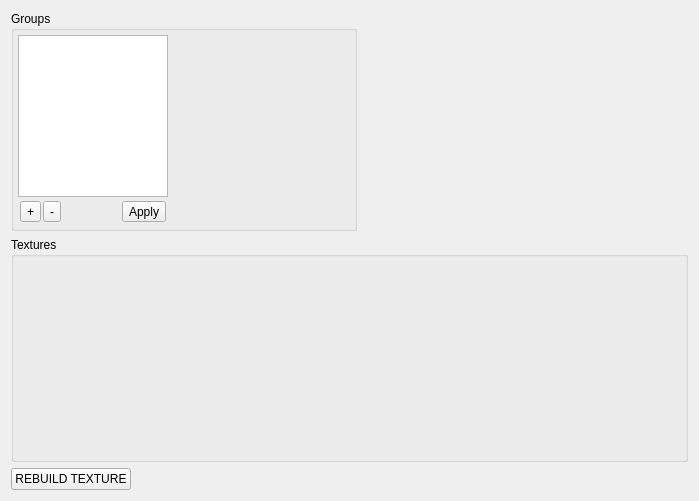
<?xml version="1.0" encoding="UTF-8"?>
<ui version="4.0">
 <class>Form</class>
 <widget class="QWidget" name="Form">
  <property name="geometry">
   <rect>
    <x>0</x>
    <y>0</y>
    <width>699</width>
    <height>501</height>
   </rect>
  </property>
  <property name="windowTitle">
   <string>Form</string>
  </property>
  <layout class="QVBoxLayout" name="verticalLayout_2">
   <item>
    <widget class="QWidget" name="panelMain" native="true">
     <property name="sizePolicy">
      <sizepolicy hsizetype="Preferred" vsizetype="Fixed">
       <horstretch>0</horstretch>
       <verstretch>0</verstretch>
      </sizepolicy>
     </property>
     <layout class="QHBoxLayout" name="horizontalLayout_3">
      <property name="margin">
       <number>0</number>
      </property>
      <item>
       <widget class="QGroupBox" name="groupBox">
        <property name="sizePolicy">
         <sizepolicy hsizetype="Fixed" vsizetype="Preferred">
          <horstretch>0</horstretch>
          <verstretch>0</verstretch>
         </sizepolicy>
        </property>
        <property name="minimumSize">
         <size>
          <width>0</width>
          <height>200</height>
         </size>
        </property>
        <property name="maximumSize">
         <size>
          <width>16777215</width>
          <height>220</height>
         </size>
        </property>
        <property name="title">
         <string>Groups</string>
        </property>
        <layout class="QHBoxLayout" name="horizontalLayout_2">
         <property name="spacing">
          <number>2</number>
         </property>
         <property name="margin">
          <number>2</number>
         </property>
         <item>
          <widget class="QWidget" name="panelProfileList" native="true">
           <property name="sizePolicy">
            <sizepolicy hsizetype="Fixed" vsizetype="Preferred">
             <horstretch>0</horstretch>
             <verstretch>0</verstretch>
            </sizepolicy>
           </property>
           <layout class="QVBoxLayout" name="verticalLayout">
            <property name="spacing">
             <number>2</number>
            </property>
            <property name="margin">
             <number>2</number>
            </property>
            <item>
             <widget class="QListWidget" name="listGroup">
              <property name="minimumSize">
               <size>
                <width>150</width>
                <height>0</height>
               </size>
              </property>
              <property name="maximumSize">
               <size>
                <width>150</width>
                <height>16777215</height>
               </size>
              </property>
             </widget>
            </item>
            <item>
             <widget class="QWidget" name="toolbarProfile" native="true">
              <layout class="QHBoxLayout" name="horizontalLayout">
               <property name="spacing">
                <number>2</number>
               </property>
               <property name="margin">
                <number>2</number>
               </property>
               <item>
                <widget class="QToolButton" name="buttonAddGroup">
                 <property name="text">
                  <string>+</string>
                 </property>
                </widget>
               </item>
               <item>
                <widget class="QToolButton" name="buttonRemoveGroup">
                 <property name="text">
                  <string>-</string>
                 </property>
                </widget>
               </item>
               <item>
                <spacer name="horizontalSpacer">
                 <property name="orientation">
                  <enum>Qt::Horizontal</enum>
                 </property>
                 <property name="sizeHint" stdset="0">
                  <size>
                   <width>40</width>
                   <height>20</height>
                  </size>
                 </property>
                </spacer>
               </item>
               <item>
                <widget class="QToolButton" name="buttonApplyGroup">
                 <property name="text">
                  <string>Apply</string>
                 </property>
                </widget>
               </item>
              </layout>
             </widget>
            </item>
           </layout>
          </widget>
         </item>
         <item>
          <widget class="QWidget" name="containerGroupProp" native="true">
           <property name="minimumSize">
            <size>
             <width>180</width>
             <height>0</height>
            </size>
           </property>
          </widget>
         </item>
        </layout>
       </widget>
      </item>
      <item>
       <spacer name="horizontalSpacer_2">
        <property name="orientation">
         <enum>Qt::Horizontal</enum>
        </property>
        <property name="sizeHint" stdset="0">
         <size>
          <width>40</width>
          <height>20</height>
         </size>
        </property>
       </spacer>
      </item>
     </layout>
    </widget>
   </item>
   <item>
    <widget class="QGroupBox" name="containerTextureTree">
     <property name="sizePolicy">
      <sizepolicy hsizetype="Preferred" vsizetype="Expanding">
       <horstretch>0</horstretch>
       <verstretch>0</verstretch>
      </sizepolicy>
     </property>
     <property name="minimumSize">
      <size>
       <width>200</width>
       <height>150</height>
      </size>
     </property>
     <property name="title">
      <string>Textures</string>
     </property>
    </widget>
   </item>
   <item>
    <widget class="QWidget" name="widget" native="true">
     <property name="sizePolicy">
      <sizepolicy hsizetype="Preferred" vsizetype="Minimum">
       <horstretch>0</horstretch>
       <verstretch>0</verstretch>
      </sizepolicy>
     </property>
     <property name="minimumSize">
      <size>
       <width>0</width>
       <height>20</height>
      </size>
     </property>
     <property name="maximumSize">
      <size>
       <width>16777215</width>
       <height>16777215</height>
      </size>
     </property>
     <layout class="QHBoxLayout" name="horizontalLayout_4">
      <property name="spacing">
       <number>5</number>
      </property>
      <property name="margin">
       <number>0</number>
      </property>
      <item>
       <widget class="QPushButton" name="buttonRebuild">
        <property name="sizePolicy">
         <sizepolicy hsizetype="Minimum" vsizetype="Minimum">
          <horstretch>0</horstretch>
          <verstretch>0</verstretch>
         </sizepolicy>
        </property>
        <property name="minimumSize">
         <size>
          <width>0</width>
          <height>20</height>
         </size>
        </property>
        <property name="text">
         <string>REBUILD TEXTURE</string>
        </property>
       </widget>
      </item>
      <item>
       <spacer name="horizontalSpacer_3">
        <property name="orientation">
         <enum>Qt::Horizontal</enum>
        </property>
        <property name="sizeHint" stdset="0">
         <size>
          <width>40</width>
          <height>20</height>
         </size>
        </property>
       </spacer>
      </item>
     </layout>
    </widget>
   </item>
  </layout>
 </widget>
 <resources/>
 <connections/>
</ui>
